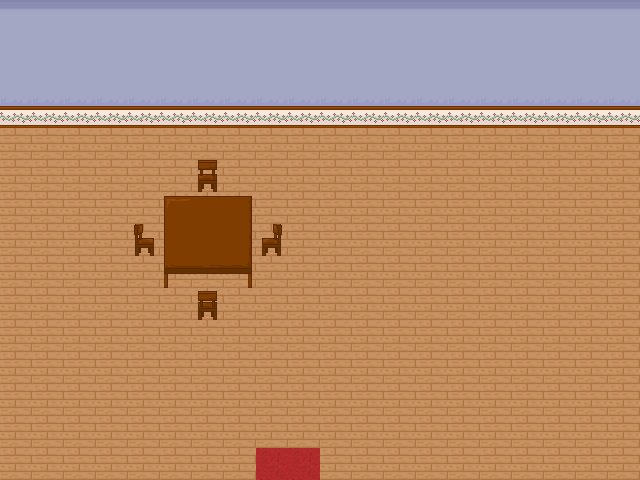

The image is a tile-based game level rendered from a .tmx file. Its description and source (layers, tilesets, objects; grid data summarised) follow:
An orthogonal 20x15 tile map with 32x32 px tiles, 2 tile layers (Tile Layer 1, Tile Layer 2).

<map version="1.0" orientation="orthogonal" width="20" height="15" tilewidth="32" tileheight="32">
 <tileset firstgid="1" source="../TSX/ElysianShadowsTiles.tsx" />
 <layer name="Tile Layer 1" width="20" height="15">
  <data>[300 cells, 300 non-empty, 4 distinct tile ids]</data>
 </layer>
 <layer name="Tile Layer 2" width="20" height="15">
  <data>[300 cells, 15 non-empty, 14 distinct tile ids]</data>
 </layer>
</map>
